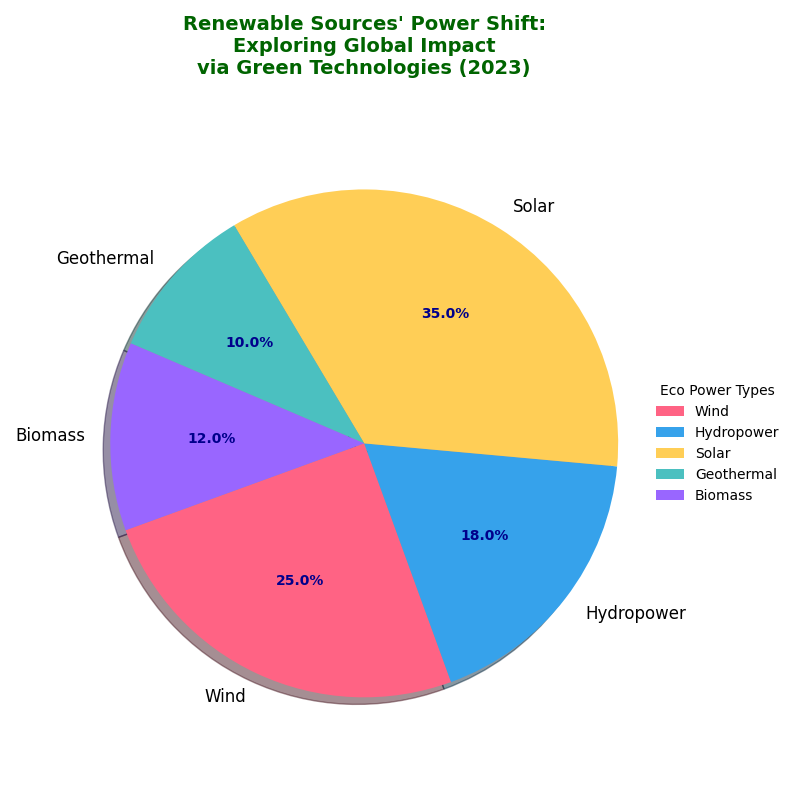

Here is the Python script that generated this plot:
import matplotlib.pyplot as plt

energy_sources = ['Wind', 'Hydropower', 'Solar', 'Geothermal', 'Biomass']
percentages = [25, 18, 35, 10, 12]

colors = ['#FF6384', '#36A2EB', '#FFCE56', '#4BC0C0', '#9966FF']

fig, ax = plt.subplots(figsize=(8, 8))

wedges, texts, autotexts = ax.pie(
    percentages,
    labels=energy_sources,
    autopct='%1.1f%%',
    startangle=200,
    colors=colors,
    shadow=True
)

plt.setp(autotexts, size=10, weight='bold', color='darkblue')
plt.setp(texts, size=12)

ax.axis('equal')

plt.title("Renewable Sources' Power Shift:\nExploring Global Impact\nvia Green Technologies (2023)",
          pad=20, fontsize=14, fontweight='bold', color='darkgreen', ha='center')

ax.legend(wedges, energy_sources, title="Eco Power Types", loc='center left',
          bbox_to_anchor=(1, 0, 0.5, 1), fontsize='medium', frameon=False)

plt.tight_layout()

plt.show()
